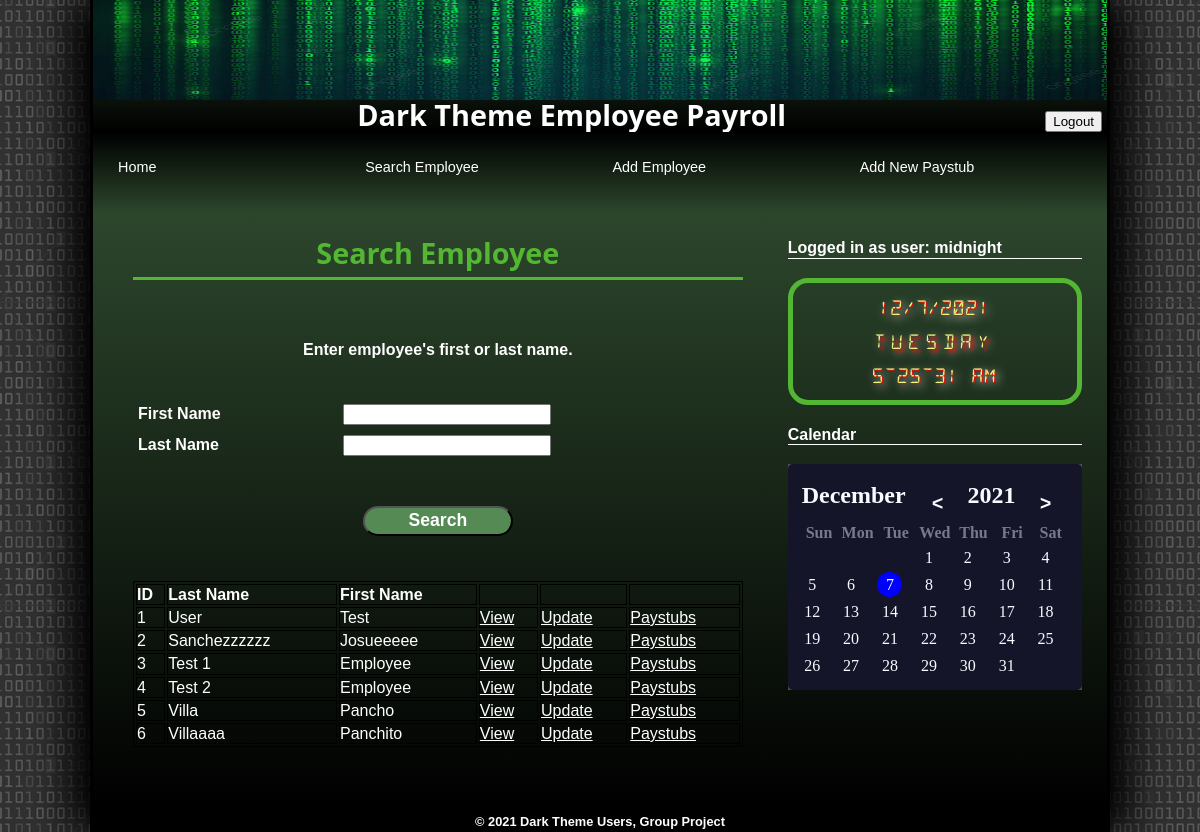
Page /search (signed in) on the committed database.
### persons/models.py (models this page shows)
class Person(models.Model):
    id_number = models.IntegerField(primary_key=True)
    first_name = models.TextField()
    last_name = models.TextField()
    middle_name = models.TextField(blank=True)
    address = models.TextField()
    birth_date = models.DateField()
    email = models.EmailField(('email address'), unique=True)

class Employee(Person):
    date_hired = models.DateField()
    pay_rate = models.DecimalField(max_digits=7, decimal_places=2)
    active = models.BooleanField()

class Person(models.Model):
    id_number = models.IntegerField(primary_key=True)
    first_name = models.TextField()
    last_name = models.TextField()
    middle_name = models.TextField(blank=True)
    address = models.TextField()
    birth_date = models.DateField()
    email = models.EmailField(('email address'), unique=True)

### persons/views.py (the view)
# urls.py: path('search', search_employee_view),
@login_required
def search_employee_view(request):
    employees = Employee.objects.all()
    context = {
        "employees": employees
    }
    if request.method == "GET":
        emp_fname = request.GET.get("fname")
        emp_lname = request.GET.get("lname")
    if isNotBlank(emp_fname):
        employees = Employee.objects.filter(first_name = emp_fname)
        context = {
            "employees": employees
        }
    elif isNotBlank(emp_lname):
        employees = Employee.objects.filter(last_name = emp_lname)
        context = {
            "employees": employees
        }
    elif isBlank(emp_fname) and isBlank(emp_lname):
        employees = Employee.objects.all()
        context = {
            "employees": employees
        }
    return render(request, "search-employee.html", context=context)

### persons/views.py (called while the page is built)
def isBlank(myString):
    return not (myString and myString.strip())

def isNotBlank(myString):
    return bool(myString and myString.strip())

### templates/search-employee.html (shortened to what this page needs)
{% extends "base.html" %}
{% block content %}
<h1>Search Employee</h1>
<p></p>
<form id="searchEmployeeForm" method="GET">
    <p>Enter employee's first or last name.<br> </p>
    <p></p>
    <label for="fnameBox">First Name</label>
    <input name="fname" id="fnameBox" type="string" />
    <label for="lnameBox">Last Name</label>
    <input name="lname" id="lnameBox" type="string" />
    <p>
        <input type="submit" value="Search" />
    </p>
    <p>
    <div id="table">
        <table width="100%" style="color: white; text-align: left">
            <thead>
                <tr>
                    <th>ID</th>
                    <th>Last Name</th>
                    <th>First Name</th>
                    <th></th>
                    <th></th>
                    <th></th>
                </tr>
            </thead>
            <tbody>
                {% for emp in employees %}
                    <tr>
                        <td> {{ emp.id_number }} </td>
                        <td> {{ emp.last_name }} </td>
                        <td> {{ emp.first_name }} </td>
                        <td> <a href="view/{{ emp.id_number }}" style="color: white;">View</a></td>
                        <td> <a href="edit/{{ emp.id_number }}" style="color:white">Update</a></td>
                        <td> <a href="paystubs/{{ emp.id_number }}" style="color: white;">Paystubs</a></td>
                    </tr>
                {% endfor %}
            </tbody>
        </table>
    </div>
</p>
</form>
{% endblock content %}

### templates/base.html (shortened to what this page needs)
{% load static %}
<!DOCTYPE html>
<html lang="en">
    <head>
        <link rel="stylesheet" type="text/css" href="{% static 'css/dt_base.css' %}" />
        <link rel="stylesheet" type="text/css" href="{% static 'css/dt_styles.css' %}" />
        <link rel="stylesheet" type="text/css" href="{% static 'css/dt_forms.css' %}" />
        <link rel="stylesheet" type="text/css" href="{% static 'css/dt_validate.css' %}" />
        <link rel="stylesheet" type="text/css" href="{% static 'css/dt_clock_styles.css' %}" />
        <link rel="stylesheet" type="text/css" href="{% static 'css/dt_calendar_styles.css' %}" />
    </head>
    <body>
        <header>
            <img src="{% static 'images/dt_logo.png' %}" alt="Dark Theme Employee Payroll" id="logoimg" />
            <h1>Dark Theme Employee Payroll
                {% if user.is_authenticated %}
                <a href="/logout"><button>Logout</button></a>
                {% else %}
                <a href="/login"><button>Login</button></a>
                {% endif %}
            </h1>
        </header>
        <nav>
            <ul>
                <li><a href="/">Home</a></li>
                <li class="newgroup"><a href="search">Search Employee</a></li>
                <li class="newgroup"><a href="create">Add Employee</a></li>
                <li class="newgroup"><a href="generate-pay">Add New Paystub</a></li>
            </ul>
        </nav>
        <section>
            {% block content %}
            {% endblock content %}
        </section>
        <aside>
            {% if user.is_authenticated %}
            <dt>Logged in as user: {{ user }}</dt>
            {% else %}
            <dt>You are not logged in!</dt>
            {% endif %}
            <br/>
            <div id="clock">
                <div id="date"></div>
                <div id="wday"></div>
                <div id="time"></div>
            </div>
            <br/>
            <dt>Calendar </dt>
            <br/>
            <div class="dark" id="calendar">
                <div class="calendar">
                    <div class="calendar-header">
                        <span class="month-picker" id="month-picker"></span>
                        <div class="year-picker">
                            <span class="year-change" id="prev-year">
                                <pre><</pre>
                            </span>
                            <span id="year"></span>
                            <span class="year-change" id="next-year">
                                <pre>></pre>
                            </span>
                        </div>
                    </div>
                    <div class="calendar-body">
                        <div class="calendar-week-day">
                            <div>Sun</div>
                            <div>Mon</div>
                            <div>Tue</div>
                            <div>Wed</div>
                            <div>Thu</div>
                            <div>Fri</div>
                            <div>Sat</div>
                        </div>
                        <div class="calendar-days"></div>
                    </div>
                </div>
            </div>
        </aside>
    </body>
    <footer>
        &copy; 2021 Dark Theme Users, Group Project
    </footer>
</html>

### static/css/dt_base.css (style rules this page uses)
article, aside, figcaption, figure, footer, header, main, nav, section { display: block; }
address, article, aside, blockquote, body, cite, div, dl, dt, dd, em, figcaption, figure, footer, h1, h2, h3, h4, h5, h6, header, html, img, li, main, nav, nav a, ol, p, section, span, ul, table, tr, td, th, col, colgroup { margin: 0; padding: 0; border: 0; font-size: 100%; background: transparent; -webkit-box-sizing: border-box; -moz-box-sizing: border-box; box-sizing: border-box; }
body { line-height: 1.2em; }
ul, ol { list-style: none; }
nav ul { list-style: none; list-style-image: none; }
nav a { text-decoration: none; }

### static/css/dt_styles.css (style rules this page uses)
html { background: rgb(51, 51, 51) url("images/dt_back.png"); font-family: Verdana, Geneva, sans-serif; height: 100%; }
body { background-color: grey; box-shadow: black 20px 0px 40px, black -20px 0px 40px; border-left: 3px solid black; border-right: 3px solid black; display: flex; flex-flow: row wrap; margin: 0px auto; min-width: 320px; max-width: 1020px; width: 100%; }
header { width: 100%; background: linear-gradient(to bottom, rgb(44, 70, 44), black); }
header img#logoimg { display: block; width: 100%; height: 100px; }
header h1 { font-family: Segoe, "Segoe UI", "DejaVu Sans", "Trebuchet MS", Verdana, sans-serif; font-size: 1.8em; margin: 5px 5px 5px; color: white; text-align: center; }
header h1 a { float: right; }
nav { width: 100%; }
nav ul { background: linear-gradient(to bottom, black, rgb(44, 70, 44)); column-width: 200px; column-gap: 25px; padding: 25px; }
nav ul li.newgroup { margin-top: 15px; }
nav ul li a { color: white; text-decoration: none; font-size: 0.9em; }
section { background: linear-gradient(to bottom, rgb(44, 70, 44), black); flex: 2 1 421px; padding: 10px 20px 20px 40px; }
section h1 { font-family: Segoe, "Segoe UI", "DejaVu Sans", "Trebuchet MS", Verdana, sans-serif; font-size: 1.8em; font-weight: bold; text-align: center; margin: 20px 0px 5px; color: rgb(83, 183, 51); }
section > p { color: white; font-weight: bold; margin-bottom: 20px; padding-bottom: 9px; border-bottom: 3px solid rgb(83, 183, 51); }
aside { background: linear-gradient(to bottom, rgb(44, 70, 44), black); color:white; flex: 1 2 220px ; padding: 25px; }
dt { font-size: 1em; border-bottom: 1px solid white; font-weight: bold; }
footer { color: white; background: black; height: 25px; padding-top: 5px; text-align: center; font-size: 0.8em; font-weight: bold; width: 100%; }

### static/css/dt_forms.css (style rules this page uses)
label { display: block; float: left; clear: left; margin: 5px; width: 200px; color: white; font-weight: bold; }
input, select, textarea { display: block; float: left; margin: 5px 0px; width: 200px; }
form p { clear: left; text-align: center; padding-top: 40px; color: white; font-weight: bold; }
input[type='submit'] { background-color: rgb(85, 138, 85); color: white; font-weight: bold; border-radius: 20px; float: none; display: inline; font-size: 1.1em; height: 30px; width: 150px; }
table, th, td { border: 1px solid black; color: white; text-align: left; }

### static/css/dt_clock_styles.css (style rules this page uses)
div#clock { border: 5px solid rgb(83, 183, 51); border-radius: 20px; width: 100%; }
div#date, div#time { font-size: 1.2em; color:hsl(64,84%,73%); font-family: Segment14; text-shadow: 1px 1px 1px red, 3px 3px 10px white; text-align: center; margin: 15px auto; }
div#wday { font-size: 1.2em; color:hsl(64,84%,73%); font-family: Segment14; text-shadow: 3px 3px 3px red, 3px 3px 10px white; text-align: center; margin: 15px auto; letter-spacing: 0.25em; }

### rows in the picture
Employee: id_number "1", last_name "User", first_name "Test"
Employee: id_number "2", last_name "Sanchezzzzzz", first_name "Josueeeee"
Employee: id_number "3", last_name "Test 1", first_name "Employee"
Employee: id_number "4", last_name "Test 2", first_name "Employee"
Employee: id_number "5", last_name "Villa", first_name "Pancho"
Employee: id_number "6", last_name "Villaaaa", first_name "Panchito"

### other values in the picture
{{ user }} "midnight"
